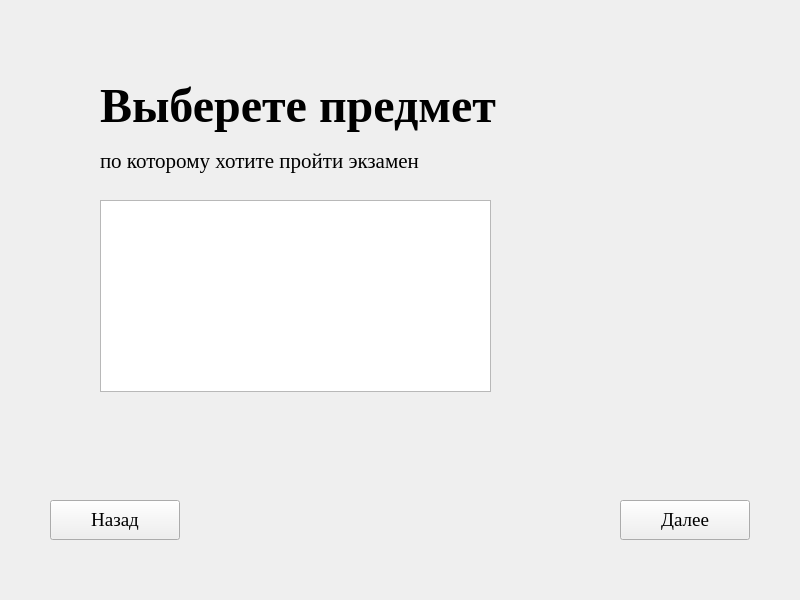
<?xml version="1.0" encoding="UTF-8"?>
<ui version="4.0">
 <class>ExamSelectionWindow</class>
 <widget class="QWidget" name="ExamSelectionWindow">
  <property name="geometry">
   <rect>
    <x>0</x>
    <y>0</y>
    <width>800</width>
    <height>600</height>
   </rect>
  </property>
  <property name="windowTitle">
   <string>Form</string>
  </property>
  <widget class="QPushButton" name="backButton">
   <property name="geometry">
    <rect>
     <x>50</x>
     <y>500</y>
     <width>130</width>
     <height>40</height>
    </rect>
   </property>
   <property name="font">
    <font>
     <family>Times New Roman</family>
     <pointsize>14</pointsize>
    </font>
   </property>
   <property name="text">
    <string>Назад</string>
   </property>
  </widget>
  <widget class="QPushButton" name="selectExamButton">
   <property name="geometry">
    <rect>
     <x>620</x>
     <y>500</y>
     <width>130</width>
     <height>40</height>
    </rect>
   </property>
   <property name="font">
    <font>
     <family>Times New Roman</family>
     <pointsize>14</pointsize>
    </font>
   </property>
   <property name="text">
    <string>Далее</string>
   </property>
  </widget>
  <widget class="QListWidget" name="examListWidget">
   <property name="geometry">
    <rect>
     <x>100</x>
     <y>200</y>
     <width>391</width>
     <height>192</height>
    </rect>
   </property>
   <property name="font">
    <font>
     <family>Times New Roman</family>
     <pointsize>16</pointsize>
    </font>
   </property>
  </widget>
  <widget class="QLabel" name="label">
   <property name="geometry">
    <rect>
     <x>100</x>
     <y>70</y>
     <width>401</width>
     <height>71</height>
    </rect>
   </property>
   <property name="font">
    <font>
     <family>Times New Roman</family>
     <pointsize>36</pointsize>
     <bold>true</bold>
    </font>
   </property>
   <property name="text">
    <string>Выберете предмет</string>
   </property>
  </widget>
  <widget class="QLabel" name="label_2">
   <property name="geometry">
    <rect>
     <x>100</x>
     <y>140</y>
     <width>321</width>
     <height>41</height>
    </rect>
   </property>
   <property name="font">
    <font>
     <family>Times New Roman</family>
     <pointsize>16</pointsize>
    </font>
   </property>
   <property name="text">
    <string>по которому хотите пройти экзамен</string>
   </property>
  </widget>
 </widget>
 <resources/>
 <connections/>
</ui>
